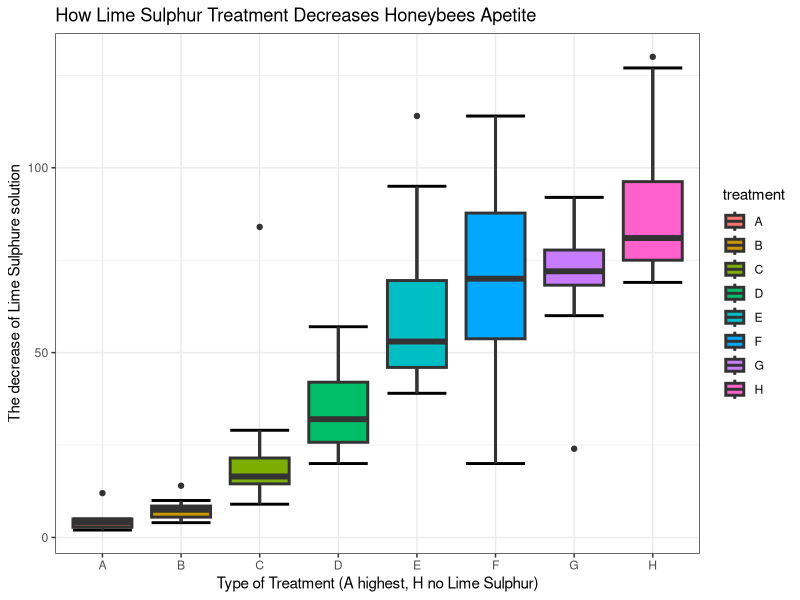
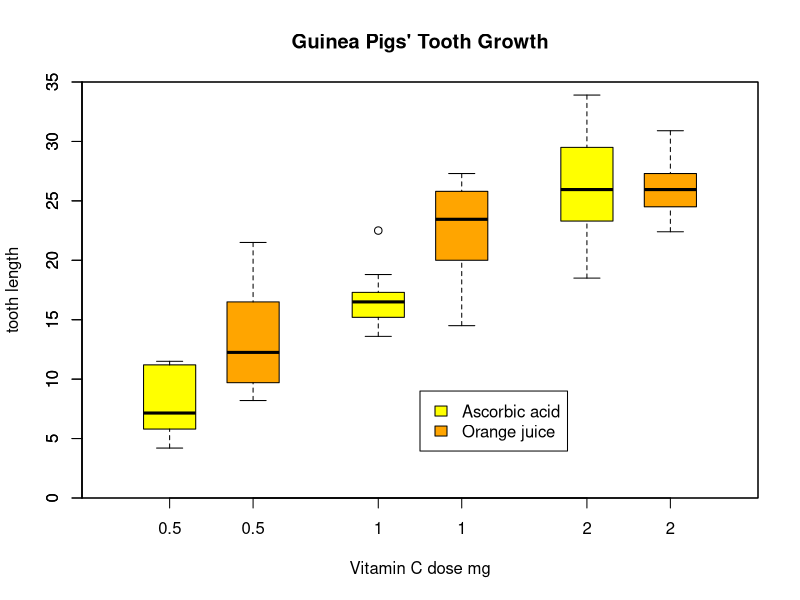
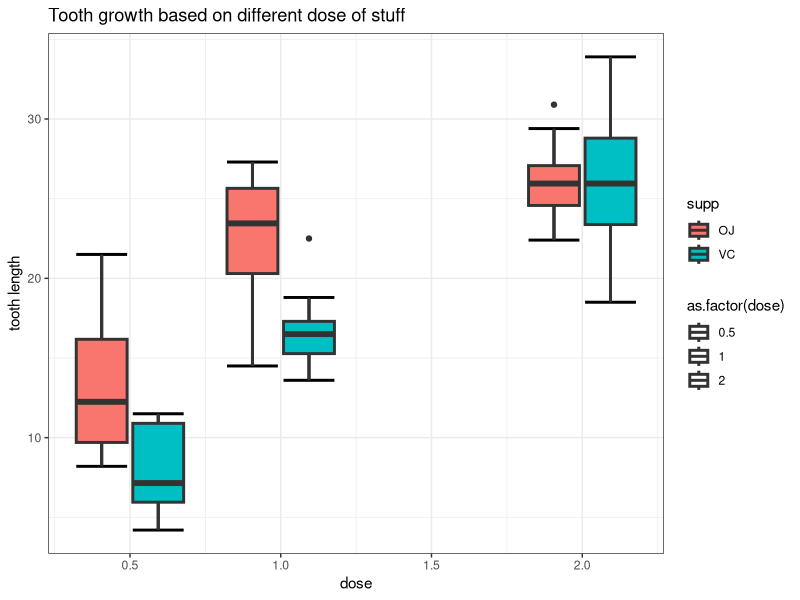
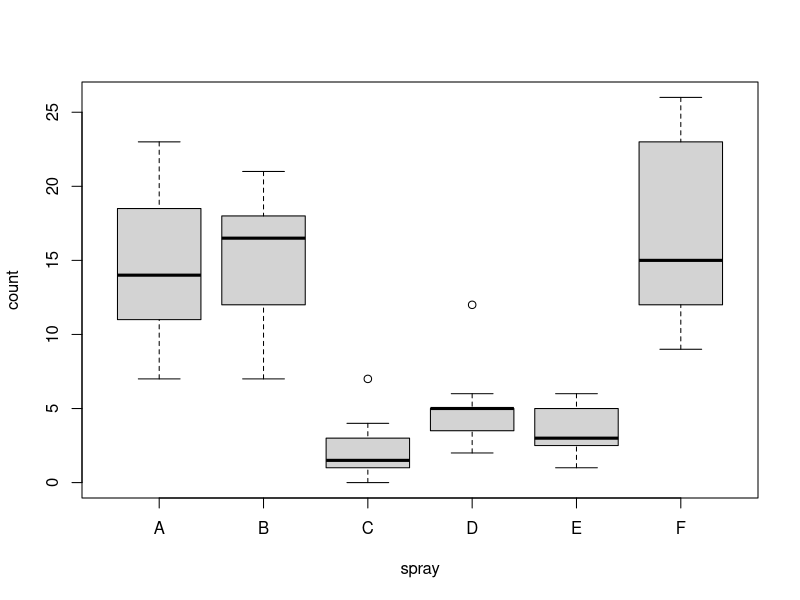
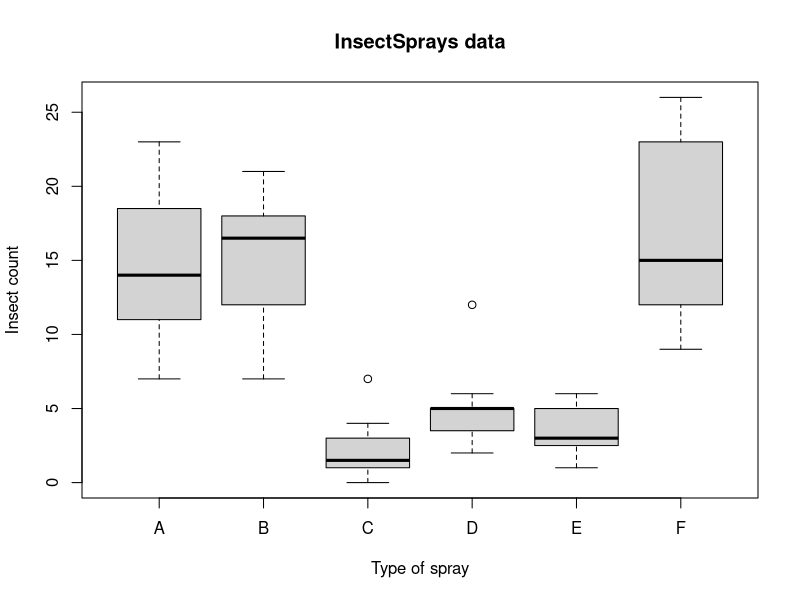
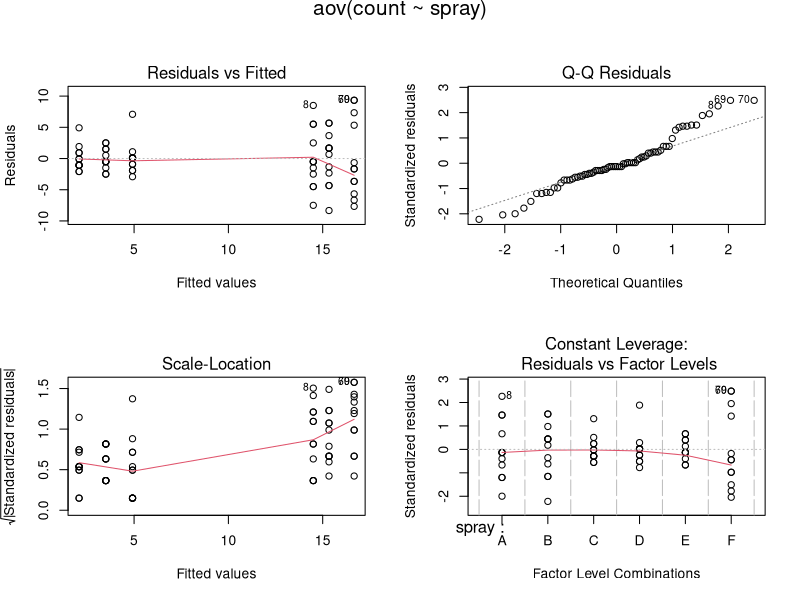
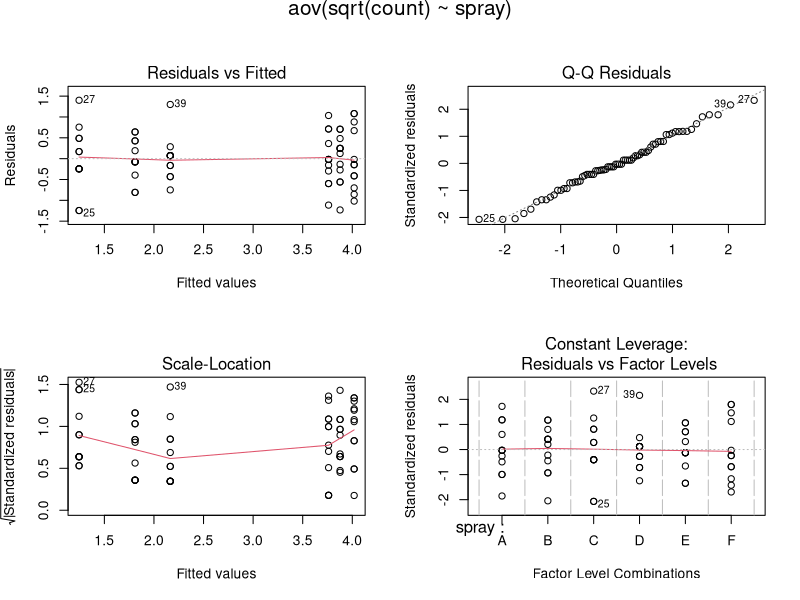

Generate these figures, in order, with R:
library(tidyverse)

# ----------------------------------------------------------------------------
OrchardSprays
?OrchardSprays
str(OrchardSprays)
summary(OrchardSprays)
head(OrchardSprays)

#check for unique factors
unique(OrchardSprays$treatment)
unique(OrchardSprays$decrease)

theme_set(theme_bw())
ggplot(OrchardSprays, aes(x=treatment, y=decrease, fill=treatment)) +
  labs(title = "How Lime Sulphur Treatment Decreases Honeybees Apetite",
       x = "Type of Treatment (A highest, H no Lime Sulphur)",
       y = "The decrease of Lime Sulphure solution") +
  stat_boxplot(size=1, geom="errorbar") + 
  geom_boxplot(size=1)

#the more lime sulphure is in the solution, the less the bees like it. 
#hence it repels honeybees

#check for anova test
anova <- aov(decrease ~ treatment, data = OrchardSprays)
summary(anova)
TukeyHSD(anova)


# ----------------------------------------------------------------------------
#lecture example toothGrowth

?ToothGrowth
boxplot(len ~ dose, data = ToothGrowth,
        boxwex = 0.25, 
        at = 1:3 - 0.2,
        subset = supp == "VC", col = "yellow",
        main = "Guinea Pigs' Tooth Growth",
        xlab = "Vitamin C dose mg",
        ylab = "tooth length",
        xlim = c(0.5, 3.5), ylim = c(0, 35), yaxs = "i")
boxplot(len ~ dose, data = ToothGrowth, add = TRUE,
        boxwex = 0.25,
        at = 1:3 + 0.2,
        subset = supp == "OJ", col = "orange")
legend(2, 9, c("Ascorbic acid", "Orange juice"),
       fill = c ("yellow", "orange"))
#to apply an ANOVA
model1<-aov(len ~ dose*supp, data = ToothGrowth)
summary(model1) 
#Interaction is significant

summary(ToothGrowth)
unique(ToothGrowth$dose) # they only have does of 0.5, 1.0, and 2.0 

#using ggplot
ggplot(ToothGrowth, aes(x=dose, y=len, fill=supp, shape=as.factor(dose))) + 
  labs(title = "Tooth growth based on different dose of stuff", 
       x = "dose" , 
       y = "tooth length") + 
  stat_boxplot(size = 1, geom='errorbar') + #adding whisker
  geom_boxplot( size = 1) 

model12<-aov(len ~ dose, data = ToothGrowth)
summary(model12) 

# ----------------------------------------------------------------------------
#Lecture Example 2: Insect Sprays

#To find out, what the InsectSprays data set is about: 
?InsectSprays
data(InsectSprays)
attach(InsectSprays)
tapply(count, spray, length)
boxplot(count~spray) 
# can you guess which sprays are effective by looking at the boxplot? Yes, C is the most effective
# to find out which sprays differ significantly without applying many t-tests, you can use a postdoc test
model2<-aov(count~spray)
TukeyHSD(model2)
# compare the results to the boxplot if you like

#recommended graph from InsectSprays
require(stats); require(graphics)
boxplot(count ~ spray, data = InsectSprays,
        xlab = "Type of spray", ylab = "Insect count",
        main = "InsectSprays data", varwidth = TRUE, col = "lightgray")
fm1 <- aov(count ~ spray, data = InsectSprays)
summary(fm1)
opar <- par(mfrow = c(2, 2), oma = c(0, 0, 1.1, 0))
plot(fm1)
fm2 <- aov(sqrt(count) ~ spray, data = InsectSprays)
summary(fm2)
plot(fm2)
par(opar)
